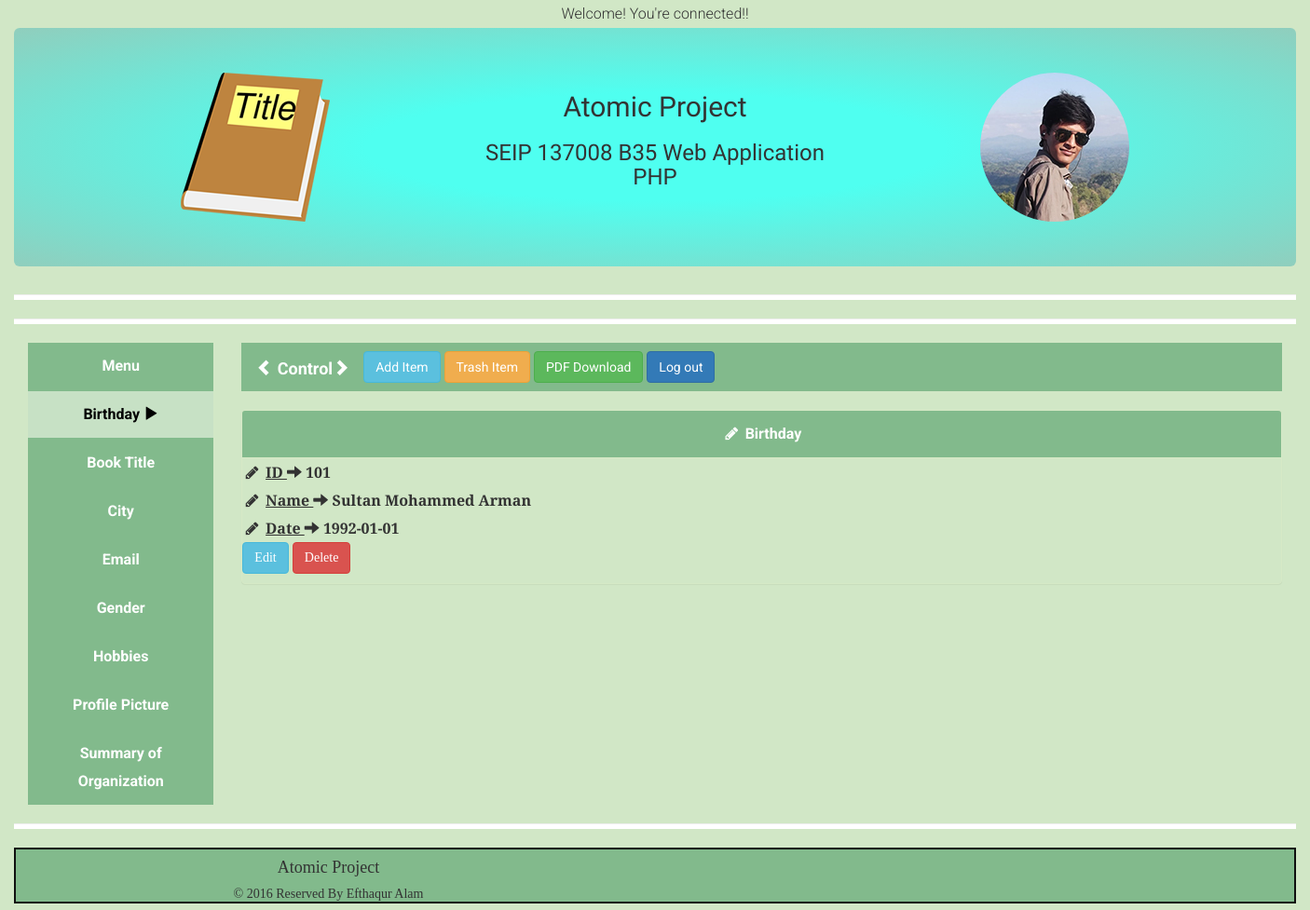
The page /views/SEIP137008/Birthday/view.php?id=101 on the database its author committed.
### tables this page shows
CREATE TABLE `birthday` (
  `id` int(11) NOT NULL,
  `name` varchar(40) NOT NULL,
  `birthdate` date NOT NULL
);

### src/BITM/SEIP137008/Model/Database.php (called while the page is built, shortened)
<?php
class Database
{
    public $host="localhost";
    public $dbname="atomic_project_b35_ea";
    public $dbuser="root";
    public $dbpass="root";
    public function __construct()
    {
        try{
            $this->DBH = new PDO("mysql:host=$this->host; dbname=$this->dbname", $this->dbuser ,$this->dbpass);
        }
        catch(PDOException $error){
            $error->getMessage();
        }
    }
}

### src/BITM/SEIP137008/Birthday/Birthday.php (called while the page is built, shortened)
<?php
class Birthday extends DB
{
    public $id;
    public function view($mode='ASSOC'){
        $sql = 'SELECT * from birthday WHERE id='.$this->id;
        $STH = $this->DBH->query($sql);
        $mode = strtoupper($mode);
        if(substr_count($mode,'OBJ') >0 ){
            $STH->setFetchMode(PDO::FETCH_OBJ);
        }
        else {
            $STH->setFetchMode(PDO::FETCH_ASSOC);
        }
        $oneData = $STH->fetch();
        return $oneData;
    }
    public function setData($postData=NULL){
        if(array_key_exists('id', $postData)){
            $this->id = $postData['id'];
        }
    }
}

### views/SEIP137008/Birthday/view.php (the view, shortened to what this page needs)
<?php
$objbirthday = new Birthday();
$objbirthday->setData($_GET);
$oneData = $objbirthday->view('obj');
?>
<!DOCTYPE html>
<html lang="en">
<head>
    <link rel="stylesheet" href="../../../resource/assets/bootstrap/css/bootstrap.min.css">
    <link rel="stylesheet" href="../../../resource/assets/font-awesome/css/font-awesome.min.css">
    <link rel="stylesheet" href="../../../resource/assets/bootstrap/css/atomic-style.css">
</head>
<body>
<div class="container-fluid wrapper">
    <div class="jumbotron header">
        <div class="row">
            <div class="logo col-md-4 ">
                <img src="../../../resource/assets/img/logo/book-title.png" alt="..." class="img-rounded">
            </div>
            <div class="header-info col-md-4">
                <h2 class="project-heading">Atomic Project</h2>
                <h3 class="project-sub-heading">SEIP 137008 B35 Web Application PHP</h3>
            </div>
            <div class="user-img .col-md-4">
                <img src="../../../resource/assets/img/user-img.jpg" alt="..."  class="img-circle size">
            </div>
        </div>
    </div>
    <hr class="hr-divider">
    <hr class="hr-divider">
    <div class="container-fluid wrapper">
        <div class="row">
            <div class="col-md-2">
                <ul class="nav atomic-side-nav nav-pills nav-stacked " id="sidebar-ctrl">
                    <li role="presentation"><a href="../atomic_project.php">Menu</a></li>
                    <li role="presentation" class="active"> <a href="../Birthday/index.php">Birthday <span class="glyphicon glyphicon-play"></span></a></li>
                    <li role="presentation" ><a href="../BookTitle/index.php" >Book Title </a></li>
                    <li role="presentation"><a href="../City/index.php">City</a></li>
                    <li role="presentation"><a href="../Email/index.php">Email</a></li>
                    <li role="presentation"><a href="../Gender/index.php">Gender</a></li>
                    <li role="presentation"><a href="../Hobbies/index.php">Hobbies</a></li>
                    <li role="presentation"><a href="../ProfilePicture/index.php">Profile Picture</a></li>
                    <li role="presentation"><a href="../SummaryOfOrganization/index.php">Summary of Organization</a></li>
                </ul>
            </div>
            <div class="col-md-10 ">
                <div class="row">
                    <div class="col-md-12">
                        <div class="atomic-nav">
                            <div class="navbar">
                                <div class="container">
                                    <div class="navbar-header">
                                <span class="navbar-brand"> <a href="#" id="button-sidebar" class="control-link"><span class="glyphicon glyphicon-chevron-left" ></span></a>
                                 <span class="control-link">Control</span><a href="#" id="button-navbar" class="control-link"><span class="glyphicon glyphicon-chevron-right" ></span></a>
                                    </div>
                                    <div class="nav navbar-nav" role="group" aria-label="..." id="navbar-ctrl">
                                        <a href="create.php" class="navbar-btn btn btn-info" >Add Item</a>
                                        <a href="" class="navbar-btn btn btn-warning">Trash Item</a>
                                        <a href="" class="navbar-btn btn btn-success">PDF Download</a>
                                        <a href="" class="navbar-btn btn btn-primary">Log out</a>
                                    </div>
                                </div>
                            </div>
                        </div>
                    </div>
                    <div class="col-md-12">
                        <div class="">
                            <div class="panel panel-success">
                                <div class="panel-heading"><i class="fa fa-pencil fa-fw" aria-hidden="true"></i>
                                    Birthday</div>
                                <p class="text-left view-style fade-in one">
                                    <i class="fa fa-pencil fa-fw" aria-hidden="true"></i>
                                    <span class="view-line">ID </span><span class="glyphicon glyphicon-arrow-right"></span>
                                    <?php echo $oneData->id."<br>"?>
                                    <i class="fa fa-pencil fa-fw" aria-hidden="true"></i>
                                    <span class="view-line">Name </span><span class="glyphicon glyphicon-arrow-right"></span>
                                    <?php echo $oneData->name."<br>"?>
                                    <i class="fa fa-pencil fa-fw" aria-hidden="true"></i>
                                    <span class="view-line">Date </span><span class="glyphicon glyphicon-arrow-right"></span>
                                    <?php echo $oneData->birthdate."<br>"?>
                                    <a href="edit.php" class="btn btn-info">Edit</a>
                                    <a href="delete.php" class="btn btn-danger">Delete</a>
                                </p>
                            </div>
                        </div>
                    </div>
                </div>
            </div>
        </div>
    </div>
    <hr class="hr-divider">
    <div class="footer">
        <div class="row">
            <div class="header-info col-md-6">
                <h4>Atomic Project</h4>
                <h5> &copy; 2016 Reserved By Efthaqur Alam</h5>
            </div>
            <div class="user-img col-md-6">
            </div>
        </div>
    </div>
</div>
</body>
</html>

### rows shown on the page
birthday: id "101", name "Sultan Mohammed Arman", birthdate "1992-01-01"
